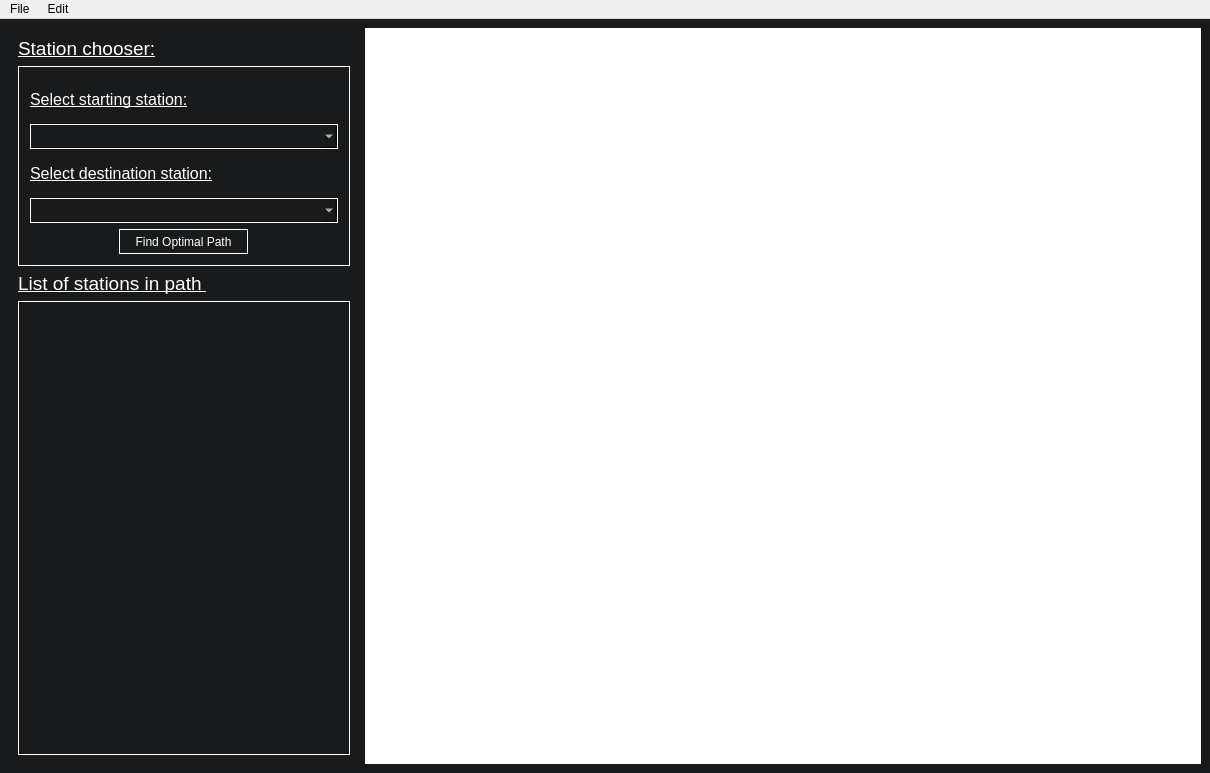
<?xml version="1.0" encoding="UTF-8"?>
<ui version="4.0">
 <class>MainWindow</class>
 <widget class="QMainWindow" name="MainWindow">
  <property name="geometry">
   <rect>
    <x>0</x>
    <y>0</y>
    <width>1210</width>
    <height>773</height>
   </rect>
  </property>
  <property name="minimumSize">
   <size>
    <width>800</width>
    <height>600</height>
   </size>
  </property>
  <property name="windowTitle">
   <string>MainWindow</string>
  </property>
  <property name="styleSheet">
   <string notr="true"/>
  </property>
  <widget class="QWidget" name="centralwidget">
   <property name="styleSheet">
    <string notr="true">background-color: rgb(24, 26, 27);
color: #ffffff
</string>
   </property>
   <layout class="QHBoxLayout" name="horizontalLayout">
    <item>
     <widget class="QWidget" name="leftPaneWidget" native="true">
      <property name="sizePolicy">
       <sizepolicy hsizetype="Fixed" vsizetype="Expanding">
        <horstretch>0</horstretch>
        <verstretch>0</verstretch>
       </sizepolicy>
      </property>
      <property name="minimumSize">
       <size>
        <width>350</width>
        <height>0</height>
       </size>
      </property>
      <property name="styleSheet">
       <string notr="true"/>
      </property>
      <layout class="QVBoxLayout" name="verticalLayout">
       <item>
        <widget class="QLabel" name="stChooserLB">
         <property name="font">
          <font>
           <pointsize>14</pointsize>
           <underline>true</underline>
          </font>
         </property>
         <property name="text">
          <string>Station chooser:</string>
         </property>
        </widget>
       </item>
       <item>
        <widget class="QGroupBox" name="groupBox_2">
         <property name="minimumSize">
          <size>
           <width>0</width>
           <height>200</height>
          </size>
         </property>
         <property name="styleSheet">
          <string notr="true">border:1px solid white;
border_radius: 20px;</string>
         </property>
         <layout class="QVBoxLayout" name="verticalLayout_2">
          <item>
           <widget class="QLabel" name="origLB">
            <property name="font">
             <font>
              <pointsize>12</pointsize>
              <underline>true</underline>
              <kerning>true</kerning>
             </font>
            </property>
            <property name="styleSheet">
             <string notr="true">border:0px</string>
            </property>
            <property name="text">
             <string>Select starting station:</string>
            </property>
            <property name="scaledContents">
             <bool>false</bool>
            </property>
           </widget>
          </item>
          <item>
           <widget class="QComboBox" name="origCB">
            <property name="minimumSize">
             <size>
              <width>0</width>
              <height>25</height>
             </size>
            </property>
            <property name="font">
             <font>
              <pointsize>9</pointsize>
              <kerning>true</kerning>
             </font>
            </property>
            <property name="styleSheet">
             <string notr="true">border:1px solid white;
border_radius: 20px;
background-color: rgb(24, 26, 27);
color: white;

</string>
            </property>
            <property name="editable">
             <bool>false</bool>
            </property>
            <property name="currentText">
             <string/>
            </property>
            <property name="duplicatesEnabled">
             <bool>false</bool>
            </property>
           </widget>
          </item>
          <item>
           <widget class="QLabel" name="destinationLB">
            <property name="font">
             <font>
              <pointsize>12</pointsize>
              <underline>true</underline>
              <kerning>true</kerning>
             </font>
            </property>
            <property name="styleSheet">
             <string notr="true">border:0px</string>
            </property>
            <property name="text">
             <string>Select destination station:</string>
            </property>
           </widget>
          </item>
          <item>
           <widget class="QComboBox" name="destCB">
            <property name="minimumSize">
             <size>
              <width>0</width>
              <height>25</height>
             </size>
            </property>
            <property name="font">
             <font>
              <pointsize>9</pointsize>
             </font>
            </property>
            <property name="mouseTracking">
             <bool>false</bool>
            </property>
            <property name="tabletTracking">
             <bool>false</bool>
            </property>
            <property name="styleSheet">
             <string notr="true">border:1px solid white;
background-color: rgb(24, 26, 27);
color: white;
border_radius: 20px;
</string>
            </property>
            <property name="editable">
             <bool>false</bool>
            </property>
            <property name="currentText">
             <string/>
            </property>
           </widget>
          </item>
          <item alignment="Qt::AlignHCenter">
           <widget class="QPushButton" name="pushButton">
            <property name="enabled">
             <bool>true</bool>
            </property>
            <property name="sizePolicy">
             <sizepolicy hsizetype="MinimumExpanding" vsizetype="Fixed">
              <horstretch>0</horstretch>
              <verstretch>0</verstretch>
             </sizepolicy>
            </property>
            <property name="minimumSize">
             <size>
              <width>129</width>
              <height>25</height>
             </size>
            </property>
            <property name="maximumSize">
             <size>
              <width>175</width>
              <height>16777215</height>
             </size>
            </property>
            <property name="font">
             <font>
              <pointsize>9</pointsize>
              <kerning>true</kerning>
             </font>
            </property>
            <property name="styleSheet">
             <string notr="true">border:1px solid white;
border_radius: 20px;
background-color: rgb(24, 26, 27);
color: white;
</string>
            </property>
            <property name="text">
             <string>Find Optimal Path</string>
            </property>
           </widget>
          </item>
         </layout>
        </widget>
       </item>
       <item>
        <widget class="QLabel" name="stListLB">
         <property name="font">
          <font>
           <pointsize>14</pointsize>
           <underline>true</underline>
          </font>
         </property>
         <property name="text">
          <string>List of stations in path </string>
         </property>
        </widget>
       </item>
       <item>
        <widget class="QListView" name="pathList">
         <property name="styleSheet">
          <string notr="true">border: 1px solid white;
</string>
         </property>
         <property name="isWrapping" stdset="0">
          <bool>true</bool>
         </property>
         <property name="resizeMode">
          <enum>QListView::Adjust</enum>
         </property>
         <property name="wordWrap">
          <bool>true</bool>
         </property>
        </widget>
       </item>
      </layout>
     </widget>
    </item>
    <item>
     <widget class="QWidget" name="mapWidget" native="true">
      <property name="sizePolicy">
       <sizepolicy hsizetype="Expanding" vsizetype="Expanding">
        <horstretch>0</horstretch>
        <verstretch>0</verstretch>
       </sizepolicy>
      </property>
      <property name="styleSheet">
       <string notr="true">background-color:white;
</string>
      </property>
     </widget>
    </item>
   </layout>
  </widget>
  <widget class="QMenuBar" name="menubar">
   <property name="geometry">
    <rect>
     <x>0</x>
     <y>0</y>
     <width>1210</width>
     <height>21</height>
    </rect>
   </property>
   <widget class="QMenu" name="menuFile">
    <property name="title">
     <string>File </string>
    </property>
    <addaction name="actionHelp"/>
   </widget>
   <widget class="QMenu" name="menuEdit">
    <property name="title">
     <string>Edit</string>
    </property>
   </widget>
   <addaction name="menuFile"/>
   <addaction name="menuEdit"/>
  </widget>
  <action name="actionHelp">
   <property name="text">
    <string>Help</string>
   </property>
  </action>
 </widget>
 <resources/>
 <connections/>
</ui>
